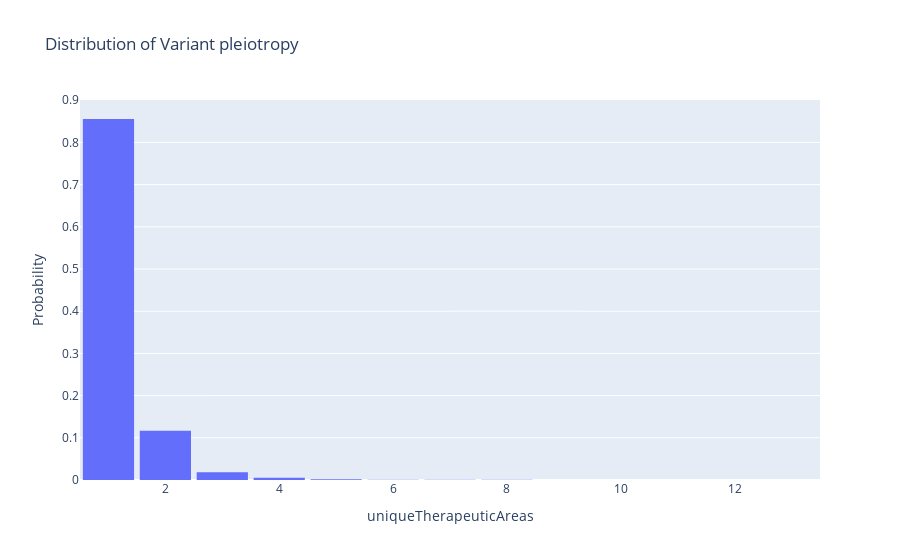

Notebook code for this chart:
### Code cell
fig = px.histogram(
    variant_pd,
    x="uniqueTherapeuticAreas",
    histnorm="probability",
    title="Distribution of Variant pleiotropy",
    color_discrete_sequence=["#636EFA"],
)
fig.update_layout(xaxis_title="uniqueTherapeuticAreas", yaxis_title="Probability", bargap=0.1)
fig.show()

### Figure 1 — Plotly figure (JSON) as saved in the notebook; plotly's stock layout.template omitted (floating-point values rounded to 4 significant figures; data arrays with more than 128 entries replaced by an {"elided": "..."} marker saying what was removed)
{"data": [{"alignmentgroup": "True", "bingroup": "x", "histnorm": "probability", "hovertemplate": "uniqueTherapeuticAreas=%{x}<br>probability=%{y}<extra></extra>", "legendgroup": "", "marker": {"color": "#636EFA", "pattern": {"shape": ""}}, "name": "", "offsetgroup": "", "orientation": "v", "showlegend": false, "type": "histogram", "x": {"elided": "32469 int values"}, "xaxis": "x", "yaxis": "y"}], "layout": {"bargap": 0.1, "barmode": "relative", "legend": {"tracegroupgap": 0}, "title": {"text": "Distribution of Variant pleiotropy"}, "xaxis": {"anchor": "y", "domain": [0, 1], "title": {"text": "uniqueTherapeuticAreas"}}, "yaxis": {"anchor": "x", "domain": [0, 1], "title": {"text": "Probability"}}}}
